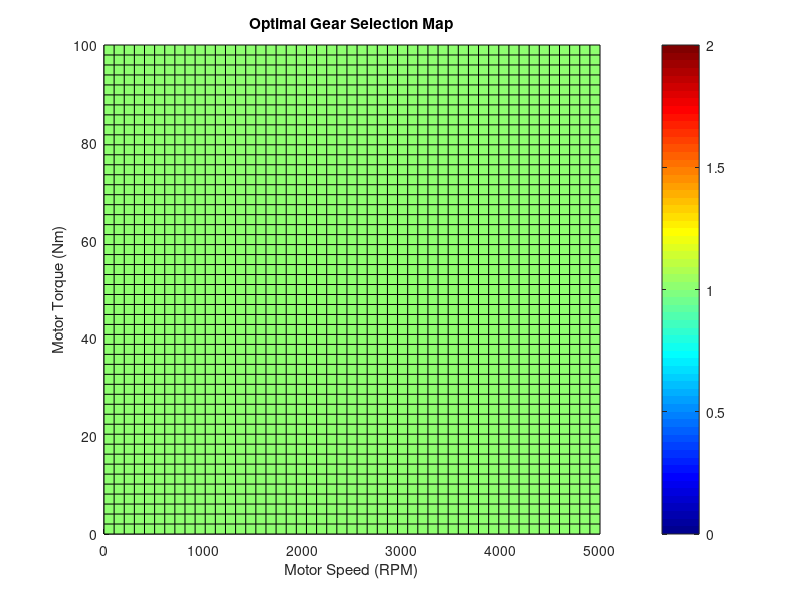
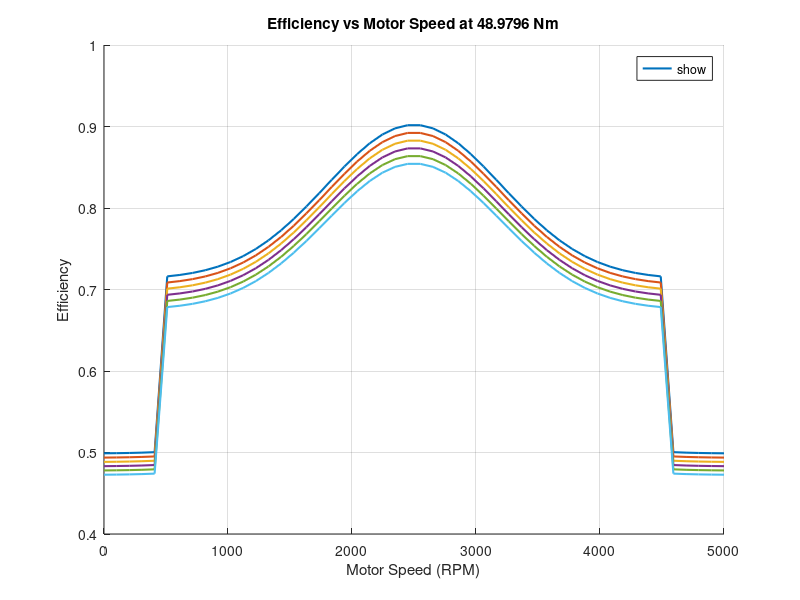
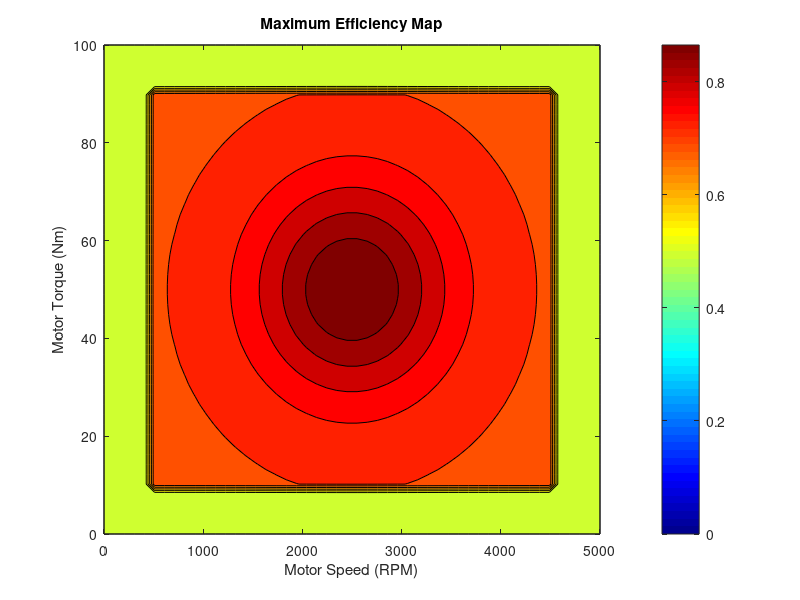

Recreate these plots in MATLAB, in order.
% Parameters
% motor_speed - Vector of motor speeds (RPM)
% motor_torque - Vector of motor torques (Nm)
% gear_ratios - Vector of gear ratios for each gear
% motor_efficiency_map - 2D array of motor efficiency values (rows=speed, cols=torque)

% Create sample data if not available
if ~exist('motor_speed', 'var')
    motor_speed = linspace(0, 5000, 50); % RPM
end
if ~exist('motor_torque', 'var')
    motor_torque = linspace(0, 100, 50); % Nm
end
if ~exist('gear_ratios', 'var')
    gear_ratios = [3.5, 2.8, 2.0, 1.5, 1.2, 1.0]; % Example gear ratios
end

% Create or load motor efficiency map
if ~exist('motor_efficiency_map', 'var')
    % Sample efficiency map (normally from motor datasheet)
    [X, Y] = meshgrid(motor_speed, motor_torque);
    motor_efficiency_map = 0.75 + 0.2 * exp(-((X-2500).^2/1e6 + (Y-50).^2/500));
    % Efficiency drops at extremes of operation range
    motor_efficiency_map(X < 500 | X > 4500 | Y < 10 | Y > 90) = ...
        motor_efficiency_map(X < 500 | X > 4500 | Y < 10 | Y > 90) * 0.7;
end

% Calculate wheel speed and torque for each gear
num_gears = length(gear_ratios);
wheel_speed = zeros(length(motor_speed), num_gears);
wheel_torque = zeros(length(motor_torque), num_gears);

for g = 1:num_gears
    wheel_speed(:, g) = motor_speed / gear_ratios(g);
    wheel_torque(:, g) = motor_torque * gear_ratios(g);
end

% Calculate transmission efficiency for each gear
% In a real system, you'd include mechanical losses that vary by gear
transmission_efficiency = ones(num_gears, 1) * 0.95;
transmission_efficiency = transmission_efficiency - (0:0.01:0.01*(num_gears-1))'; % Higher gears slightly less efficient

% Calculate total efficiency map for each motor speed, torque, and gear combination
efficiency_per_gear = zeros(length(motor_speed), length(motor_torque), num_gears);

for g = 1:num_gears
    for s = 1:length(motor_speed)
        for t = 1:length(motor_torque)
            % Total efficiency = motor efficiency * transmission efficiency
            efficiency_per_gear(s, t, g) = motor_efficiency_map(t, s) * transmission_efficiency(g);
        end
    end
end

% Find optimal gear for each speed-torque combination
[max_efficiency, optimal_gear] = max(efficiency_per_gear, [], 3);

% Function to get optimal gear for a specific motor speed and torque
function gear = getOptimalGear(speed, torque, motor_speed, motor_torque, optimal_gear)
    % Find closest speed and torque indices
    [~, speed_idx] = min(abs(motor_speed - speed));
    [~, torque_idx] = min(abs(motor_torque - torque));
    
    % Get optimal gear
    gear = optimal_gear(speed_idx, torque_idx);
end

% Visualize gear selection map
figure;
[X, Y] = meshgrid(motor_speed, motor_torque);
surf(X, Y, optimal_gear');
title('Optimal Gear Selection Map');
xlabel('Motor Speed (RPM)');
ylabel('Motor Torque (Nm)');
zlabel('Optimal Gear');
colormap(jet);
colorbar;
view(2); % 2D view

% Plot efficiency map for each gear at mid torque
figure;
hold on;
mid_torque_idx = round(length(motor_torque)/2);
for g = 1:num_gears
    plot(motor_speed, efficiency_per_gear(:, mid_torque_idx, g), 'LineWidth', 1.5, 'DisplayName', ['Gear ' num2str(g)]);
end
xlabel('Motor Speed (RPM)');
ylabel('Efficiency');
title(['Efficiency vs Motor Speed at ' num2str(motor_torque(mid_torque_idx)) ' Nm']);
legend('show', 'Location', 'best');
grid on;
hold off;

% Example usage: Find optimal gear for specific operating point
example_speed = 2000; % RPM
example_torque = 40; % Nm
optimal_gear_example = getOptimalGear(example_speed, example_torque, motor_speed, motor_torque, optimal_gear);
disp(['Optimal gear at ' num2str(example_speed) ' RPM and ' num2str(example_torque) ' Nm: Gear ' num2str(optimal_gear_example)]);

% Plot contour of maximum efficiency
figure;
contourf(X, Y, max_efficiency');
colormap(jet);
colorbar;
title('Maximum Efficiency Map');
xlabel('Motor Speed (RPM)');
ylabel('Motor Torque (Nm)');
hold on;
[C, h] = contour(X, Y, optimal_gear', 1:num_gears, 'k', 'LineWidth', 1.5);
clabel(C, h, 'FontWeight', 'bold');
hold off;